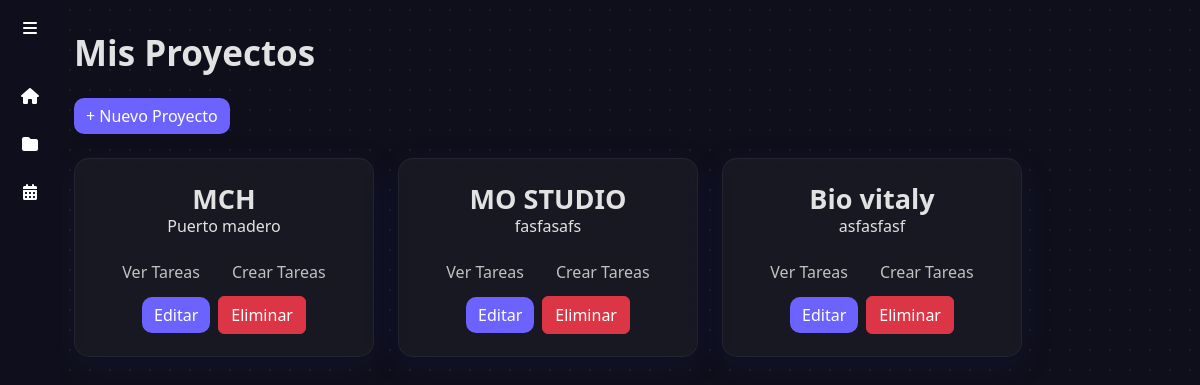
Screenshot of /proyectos/ (signed in) with the database file from the repository.
### proyecto/models.py (models this page shows, shortened)
class Proyecto(models.Model):
    nombre = models.CharField(max_length=255)
    descripcion = models.TextField()
    usuarios_asignados = models.ManyToManyField(User, related_name='proyectos')

### proyecto/views.py (the view)
# urls.py: path('', views.lista_proyectos, name='lista_proyectos'),
@login_required
def lista_proyectos(request):
    proyectos = Proyecto.objects.filter(usuarios_asignados=request.user) | Proyecto.objects.filter(usuarios_asignados=None)
    return render(request, 'proyecto/lista_proyectos.html', {'proyectos': proyectos})

### templates/proyecto/lista_proyectos.html (shortened to what this page needs)
{% extends 'base.html' %}
{% block content %}
<h2 class="mb-4 titulo ">Mis Proyectos</h2>
{% if request.user.is_staff %}
<a href="{% url 'crear_proyecto' %}" class="btn btn-purple mb-4">+ Nuevo Proyecto</a>
{% endif %}
<div class="d-flex flex-wrap gap-4">
    {% for proyecto in proyectos %}
    <div class="glass-card" style="width: 300px;">
        <h4 class="titulo-card">{{ proyecto.nombre }}</h4>
        <p class="texto-card">{{ proyecto.descripcion|default:"Sin descripción" }}</p>
        <div class="d-flex flex-wrap gap-2 center">
            <a href="{% url 'detalle_proyecto' proyecto.id %}" class="btn btn-white">Ver Tareas</a>
{% if request.user.is_staff %}<a href="{% url 'crear_tarea' proyecto.id %}" class="btn btn-white">Crear Tareas</a>{% endif %}
        </div>
        {% if request.user.is_staff %}
    <div class="d-flex gap-2 mt-2 center">
        <a href="{% url 'editar_proyecto' proyecto.id %}" class="btn btn-purple">Editar</a>
        <a href="{% url 'eliminar_proyecto' proyecto.id %}" class="btn btn-danger"> Eliminar</a>
    </div>
{% endif %}
    </div>
    {% endfor %}
</div>
{% endblock %}

### templates/base.html (style rules this page uses)
body { background: #0f0f1b; background-image: radial-gradient(rgba(255, 255, 255, 0.064) 1.3px, transparent 1px); background-size: 20px 20px; color: #e2e2e2; font-family: 'Segoe UI', sans-serif; overflow-x: hidden; }
.texto-card { text-align: center; }
.titulo { font-size: 35px; font-family: 'Segoe UI', sans-serif; font-weight: 700; }
.titulo-card { text-align: center; font-size: 27px; font-family: 'Segoe UI', sans-serif; font-weight: 700; margin-bottom: -1px; }
.center { text-align: center; align-items: center; justify-content: center; margin-bottom: -2px; }
.glass-card { background: rgba(255, 255, 255, 0.04); border-radius: 15px; padding: 1.5rem; box-shadow: 0 8px 32px 0 rgba(31, 38, 135, 0.15); backdrop-filter: blur(6px); -webkit-backdrop-filter: blur(6px); border: 1px solid rgba(255, 255, 255, 0.06); transition: transform 0.2s; }
.btn-purple { background-color: #6c63ff; color: white; border-radius: 10px; border: none; }
.btn-white { color: rgb(194, 194, 194); border-radius: 10px; border: none; }
:root { --color-bg: #0f1424; --color-bg-lighter: #151b2e; --color-text: #eaeaea; --color-text-muted: #a0a8c0; --color-border: rgba(255, 255, 255, 0.1); --color-primary: #5891db; --color-primary-dark: #3a6eb3; --color-danger: #ff6b6b; --color-danger-dark: #e05353; --card-blue: #5B9BD5; --card-green: #70C1B3; --card-orange: #FFB347; --card-red: #FF7F7F; --card-purple: #B19CD9; --radius-sm: 4px; --radius-md: 8px; --radius-lg: 12px; --radius-xl: 16px; --shadow-sm: 0 2px 8px rgba(0, 0, 0, 0.25); --shadow-md: 0 4px 16px rgba(0, 0, 0, 0.3); --shadow-lg: 0 8px 24px rgba(0, 0, 0, 0.35); --transition-fast: 150ms ease; --transition-normal: 250ms ease; --transition-slow: 350ms ease; }

### rows the page displays
Proyecto: nombre "MCH", descripcion "Puerto madero"
Proyecto: nombre "MO STUDIO", descripcion "fasfasafs"
Proyecto: nombre "Bio vitaly", descripcion "asfasfasf"
